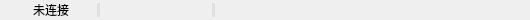
<?xml version="1.0" encoding="UTF-8"?>
<ui version="4.0">
 <class>CustomStatusBar</class>
 <widget class="QWidget" name="CustomStatusBar">
  <property name="geometry">
   <rect>
    <x>0</x>
    <y>0</y>
    <width>530</width>
    <height>20</height>
   </rect>
  </property>
  <property name="windowTitle">
   <string>Form</string>
  </property>
  <layout class="QHBoxLayout" name="horizontalLayout">
   <property name="topMargin">
    <number>0</number>
   </property>
   <property name="bottomMargin">
    <number>0</number>
   </property>
   <item>
    <widget class="QPushButton" name="pushButton_ConnectState">
     <property name="sizePolicy">
      <sizepolicy hsizetype="Fixed" vsizetype="Fixed">
       <horstretch>0</horstretch>
       <verstretch>0</verstretch>
      </sizepolicy>
     </property>
     <property name="minimumSize">
      <size>
       <width>80</width>
       <height>0</height>
      </size>
     </property>
     <property name="focusPolicy">
      <enum>Qt::FocusPolicy::NoFocus</enum>
     </property>
     <property name="styleSheet">
      <string notr="true">border: none;                /* 去掉边框 */
background: transparent;     /* 透明背景 */</string>
     </property>
     <property name="text">
      <string>未连接</string>
     </property>
    </widget>
   </item>
   <item>
    <widget class="Line" name="line">
     <property name="windowModality">
      <enum>Qt::WindowModality::NonModal</enum>
     </property>
     <property name="font">
      <font>
       <bold>false</bold>
       <hintingpreference>PreferDefaultHinting</hintingpreference>
      </font>
     </property>
     <property name="styleSheet">
      <string notr="true">border: none; background-color: #e0e0e0; width: 1px; margin: 3px 6px;</string>
     </property>
     <property name="orientation">
      <enum>Qt::Orientation::Vertical</enum>
     </property>
    </widget>
   </item>
   <item>
    <widget class="QLabel" name="label_SendPrompt">
     <property name="sizePolicy">
      <sizepolicy hsizetype="Preferred" vsizetype="Fixed">
       <horstretch>0</horstretch>
       <verstretch>0</verstretch>
      </sizepolicy>
     </property>
     <property name="minimumSize">
      <size>
       <width>100</width>
       <height>0</height>
      </size>
     </property>
     <property name="text">
      <string/>
     </property>
    </widget>
   </item>
   <item>
    <widget class="Line" name="line_2">
     <property name="font">
      <font>
       <bold>false</bold>
      </font>
     </property>
     <property name="styleSheet">
      <string notr="true">border: none; background-color: #e0e0e0; width: 1px; margin: 3px 6px;</string>
     </property>
     <property name="orientation">
      <enum>Qt::Orientation::Vertical</enum>
     </property>
    </widget>
   </item>
   <item>
    <spacer name="horizontalSpacer">
     <property name="orientation">
      <enum>Qt::Orientation::Horizontal</enum>
     </property>
     <property name="sizeType">
      <enum>QSizePolicy::Policy::Expanding</enum>
     </property>
     <property name="sizeHint" stdset="0">
      <size>
       <width>291</width>
       <height>20</height>
      </size>
     </property>
    </spacer>
   </item>
   <item>
    <widget class="QLabel" name="label_Version">
     <property name="sizePolicy">
      <sizepolicy hsizetype="Fixed" vsizetype="Fixed">
       <horstretch>0</horstretch>
       <verstretch>0</verstretch>
      </sizepolicy>
     </property>
     <property name="minimumSize">
      <size>
       <width>50</width>
       <height>0</height>
      </size>
     </property>
     <property name="text">
      <string/>
     </property>
    </widget>
   </item>
  </layout>
 </widget>
 <resources/>
 <connections/>
</ui>
